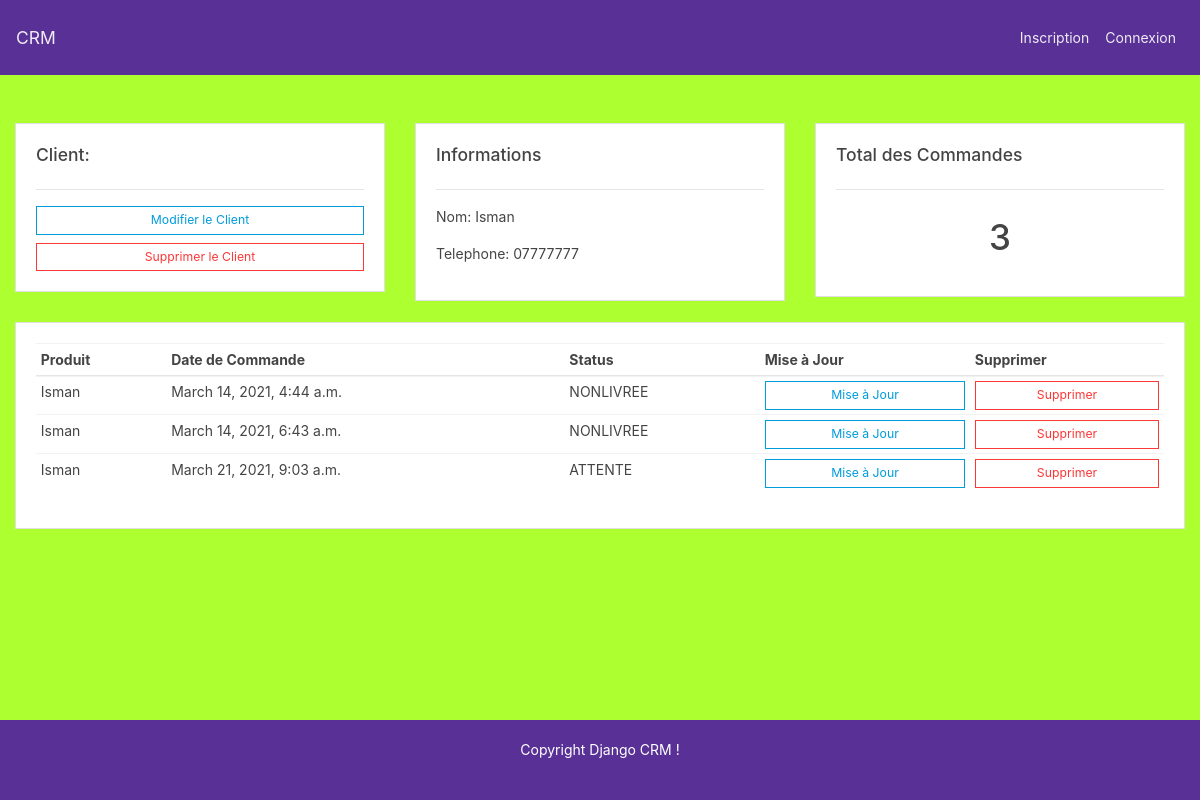
Screenshot of /client/1 with the database file from the repository.
### client/models.py (models this page shows)
class Client(models.Model):
    nom = models.CharField(max_length=200,null=True)
    phone = models.CharField(max_length=200,null=True)
    date_creation = models.DateTimeField(auto_now_add=True)
    def __str__(self):
        return self.nom

### commande/models.py (models this page shows)
class Commande(models.Model):
    STATUS=(('ATTENTE','EN ATTENTE'),('NONLIVREE','EN COURS DE LIVRAISON'),('LIVRE','LIVRÉ'))
    client = models.ForeignKey(Client,null=True,on_delete=models.SET_NULL,default=1)
    produits = models.ForeignKey(Produit,null=True,on_delete=models.SET_NULL,default=1)
    status = models.CharField(max_length=200,null=True,choices=STATUS,default=1)
    date_creation = models.DateTimeField(auto_now_add=True)
    def __str__(self):
        if self.status == 'ATTENTE':
            return 'La commande est en attente de validation'
        elif self.status == 'NONLIVREE':
            return 'La commande est en cours de livraison'
        else :
            return 'La commande a été livrée (le {}) '.format(datetime.now().strftime("%Y-%m-%d %H:%M:%S"))

### client/views.py (the view)
# urls.py: path('<int:pk>',ClientDetailView.as_view(),name='client_id'),
class ClientDetailView(DetailView):
    model = Client
    def get_context_data(self, **kwargs):
        id_ = self.kwargs.get("pk")
        print(id_)
        client = Client.objects.get(id=id_)
        context = super().get_context_data(**kwargs)
        obj = self.get_object()
        print(obj)
        context['cmds'] = obj.commande_set.all()
        print(context)
        return context

### templates/client/client_detail.html
{% extends 'base.html' %}
{% block content %}
<div class="row">
	<div class="col-md">
		<div class="card card-body">
			<h5>Client:</h5>
			<hr>
			<a class="btn btn-outline-info  btn-sm btn-block" href="">Modifier le Client</a>
			<a class="btn btn-outline-danger  btn-sm btn-block" href="">Supprimer le Client</a>
		</div>
	</div>
	<div class="col-md">
		<div class="card card-body">
			<h5>Informations</h5>
			<hr>
			<p>Nom: {{ client.nom }} </p>
			<p>Telephone: {{ client.phone }}</p>
		</div>
	</div>
	<div class="col-md">
		<div class="card card-body">
			<h5>Total des Commandes </h5>
			<hr>
			<h1 style="text-align: center;padding: 10px">{{ cmds | length }}</h1>
		</div>
	</div>
</div>
<br>
<div class="row ">
	<div class="col">
		<div class="card card-body">
			<table class="table table-sm">
				<thead >
					<tr>
					  <th scope="col">Produit</th>
					  <th scope="col">Date de Commande</th>
					  <th scope="col">Status</th>
					  <th scope="col">Mise à Jour</th>
					  <th scope="col">Supprimer</th>
					</tr>
				</thead>
				<tr>
				{% for cmd in cmds %}
					<tr>
						<td>{{ cmd.client }}</td>
						<td>{{ cmd.date_creation }}</td>
						<td>{{ cmd.status }}</td>
						<td> <a class="btn btn-outline-info  btn-sm btn-block">Mise à Jour</a> </td>
						<td><a class="btn btn-outline-danger  btn-sm btn-block">Supprimer</a> </td>
				{% endfor %}
			</table>
		</div>
	</div>
</div>
{% endblock  %}

### static/css/app.css (style rules this page uses)
body { background-color: greenyellow; }

### rows the page displays
Client: nom "Isman", phone "07777777"
Commande: client "Isman", date_creation "March 14, 2021, 4:44 a.m.", status "NONLIVREE"
Commande: client "Isman", date_creation "March 14, 2021, 6:43 a.m.", status "NONLIVREE"
Commande: client "Isman", date_creation "March 21, 2021, 9:03 a.m.", status "ATTENTE"

### other values shown
{{ cmds | length }} "3"
